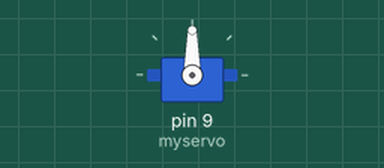
This sketch was run on a simulated Arduino Uno, built with avr-gcc and run on an emulated ATmega328P. Parts: servo.

Above: at 0.05 s.
At 3.6 s:
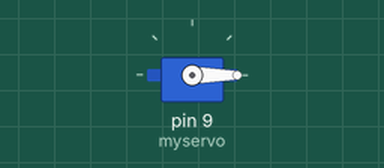
Timing chart, 0 to 8.3 s (numbered marks = the images above):
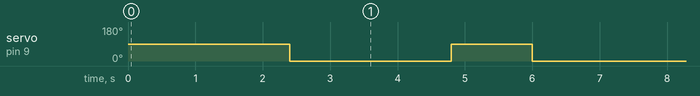

Measured:
- by itself, servo on pin 9 (myservo): alternates 90° for 1.2 s and 0° for 2.4 s

The sketch:

servo.ino
```cpp
#include <Servo.h>

Servo myservo;  // create servo object to control a servo

int potpin = 0;  // analog pin used to connect the potentiometer
int val;    // variable to read the value from the analog pin


void setup() {
  // put your setup code here, to run once:
  myservo.attach(9);  // attaches the servo on pin 9 to the servo object

}

void loop() {
    delay(1200);
    myservo.write(90);                  // sets the servo position according to the scaled value
    delay(1200);                           // waits for the servo to get there
    myservo.write(0);
    delay(1200);
}
```
